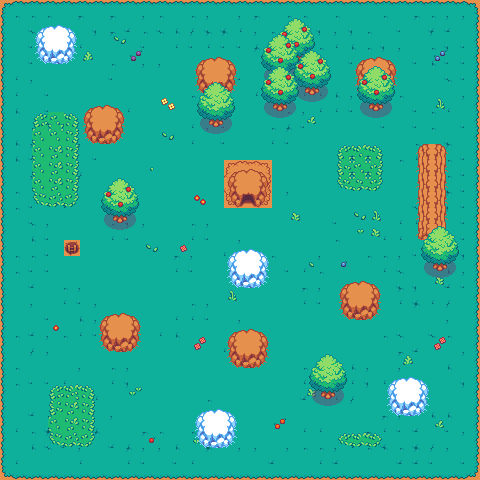

This game map was drawn from its Tiled (.tmx) file and the tilesets committed beside it. A one-line description and the trimmed map source follow:
An orthogonal 30x30 tile map with 16x16 px tiles, 6 tile layers (Tile Layer 1, Tile Layer 2, Tile Layer 3, Tile Layer 4, ...), 3 tilesets.

<map version="1.10" tiledversion="1.11.2" orientation="orthogonal" renderorder="right-down" width="30" height="30" tilewidth="16" tileheight="16" infinite="0" nextlayerid="8" nextobjectid="1">
 <editorsettings>
  <export target="../../../Game/Game/bin/Debug/net8.0-windows/Collision test map.tmj" format="json" />
 </editorsettings>
 <tileset firstgid="1" source="../../Tilesets/Village Terrain.tsx" />
 <tileset firstgid="3187" source="../../Tilesets/Village Nature.tsx" />
 <tileset firstgid="4375" source="../../Tilesets/Rural Village Objects.tsx" />
 <layer id="1" name="Tile Layer 1" width="30" height="30">
  <data>[900 cells, 900 non-empty, 16 distinct tile ids]</data>
 </layer>
 <layer id="2" name="Tile Layer 2" width="30" height="30">
  <data>[900 cells, 94 non-empty, 64 distinct tile ids]</data>
 </layer>
 <layer id="3" name="Tile Layer 3" width="30" height="30">
  <data>[900 cells, 124 non-empty, 38 distinct tile ids]</data>
 </layer>
 <layer id="4" name="Tile Layer 4" width="30" height="30">
  <data>[900 cells, 72 non-empty, 24 distinct tile ids]</data>
 </layer>
 <layer id="5" name="Tile Layer 5" width="30" height="30">
  <data>[900 cells, 12 non-empty, 12 distinct tile ids]</data>
 </layer>
 <layer id="7" name="Tile Layer 6" width="30" height="30">
  <properties>
   <property name="Player" type="bool" value="true" />
  </properties>
  <data>[900 cells, 0 non-empty, 0 distinct tile ids]</data>
 </layer>
</map>
